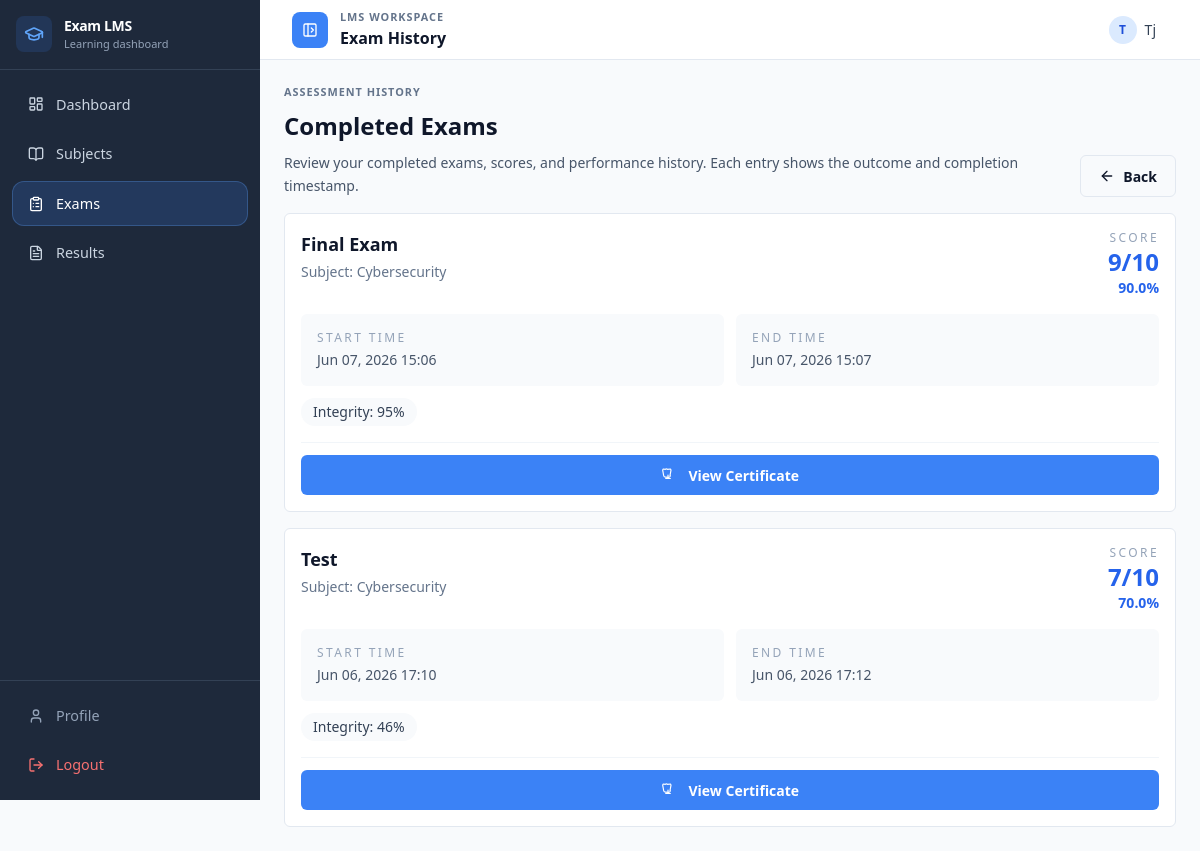
The page /already-taken/ (signed in) on the database its author committed.
### exam_system/models.py (models this page shows, shortened)
class ExamAttempt(models.Model):
    STATUS_CHOICES = (
        ('not_started', 'Not Started'),
        ('in_progress', 'In Progress'),
        ('completed', 'Completed'),
    )
    student = models.ForeignKey(User, on_delete=models.CASCADE)
    exam = models.ForeignKey(Exam, on_delete=models.CASCADE)
    status = models.CharField(max_length=20, choices=STATUS_CHOICES, default='not_started')
    score = models.IntegerField(default=0)
    total_questions = models.IntegerField(default=0)
    percentage_score = models.FloatField(default=0.0)
    integrity_score = models.IntegerField(default=100)
    risk_level = models.CharField(max_length=20, default="LOW")
    start_time = models.DateTimeField(auto_now_add=True)
    end_time = models.DateTimeField(null=True, blank=True)
    last_updated = models.DateTimeField(auto_now=True)

class Exam(models.Model):
    subject = models.ForeignKey(Subject, on_delete=models.CASCADE)
    title = models.CharField(max_length=200)
    description = models.TextField(blank=True, null=True)
    duration = models.IntegerField(null=True, blank=True, help_text="Minutes allowed; ignored when duration_enabled is False.")
    duration_enabled = models.BooleanField(default=True, help_text="When disabled, students have unlimited time.")
    total_questions = models.IntegerField(
        validators=[MaxValueValidator(settings.MAX_QUESTIONS_PER_EXAM)]
    )
    randomize_questions = models.BooleanField(default=True)
    is_active = models.BooleanField(default=True, help_text="Instructors can manually open/close an exam regardless of the time window.")
    questions = models.ManyToManyField('Question', blank=True, related_name='exams')
    is_archived = models.BooleanField(default=False)
    available_from = models.DateTimeField(null=True, blank=True, help_text="Earliest date & time students can start the exam.")
    available_until = models.DateTimeField(null=True, blank=True, help_text="Latest date & time students can start the exam.")

class Subject(models.Model):
    name = models.CharField(max_length=100)
    code = models.CharField(max_length=20, blank=True, null=True)
    description = models.TextField(blank=True, null=True)
    instructor = models.ForeignKey(User, on_delete=models.CASCADE)
    students = models.ManyToManyField(User, related_name="subjects", blank=True)
    created_at = models.DateTimeField(auto_now_add=True, null=True)
    is_archived = models.BooleanField(default=False, db_index=True)
    archived_at = models.DateTimeField(null=True, blank=True)

### exam_system/views.py (the view)
# urls.py: path('already-taken/', views.already_taken, name='already_taken'),
@login_required
def already_taken(request):
    profile = Profile.objects.get(user=request.user)
    if profile.role != 'student':
        return redirect('home')
    attempts = ExamAttempt.objects.filter(
        student=request.user,
        status='completed'
    ).select_related('exam', 'exam__subject').order_by('-start_time')
    result_map = {
        r.exam_id: r.id
        for r in ExamResult.objects.filter(
            student=request.user,
            exam_id__in=[a.exam_id for a in attempts]
        )
    }
    for a in attempts:
        a.result_id = result_map.get(a.exam_id)
    return render(request, 'already_taken.html', {
        'results': attempts,
    })

### exam_system/templates/already_taken.html (shortened to what this page needs)
{% extends 'base.html' %}
{% block page_heading %}Exam History{% endblock %}
{% block content %}
<div class="space-y-4">
    <section class="flex flex-col gap-4 lg:flex-row lg:items-end lg:justify-between">
        <div>
            <p class="text-label mb-2">Assessment History</p>
            <h1 class="text-h1">Completed Exams</h1>
            <p class="text-body mt-2 max-w-3xl">
                Review your completed exams, scores, and performance history. Each entry shows the outcome and completion timestamp.
            </p>
        </div>
        <a href="{% url 'available_exams' %}" class="btn-secondary" onclick="smartBack(this); return false;">
            <i data-lucide="arrow-left" class="h-4 w-4"></i>
            <span>Back</span>
        </a>
    </section>
    {% if results %}
    <section class="space-y-4">
        {% for r in results %}
        <article class="ui-card">
            <div class="flex flex-col gap-4 md:flex-row md:items-start md:justify-between">
                <div>
                    <div class="flex flex-wrap items-center gap-2">
                        <h2 class="text-lg font-semibold text-slate-900">{{ r.exam.title }}</h2>
                    </div>
                    <p class="text-sm text-slate-500 mt-1">Subject: {{ r.exam.subject.name }}</p>
                </div>
                <div class="text-left md:text-right">
                    <p class="text-xs uppercase tracking-[0.2em] text-slate-400">Score</p>
                    <p class="text-2xl font-bold text-blue-600">{{ r.score }}/{{ r.total_questions }}</p>
                    <p class="text-sm font-semibold text-blue-600">{{ r.percentage_score }}%</p>
                </div>
            </div>
            <div class="mt-4 grid grid-cols-1 gap-3 text-sm text-slate-600 md:grid-cols-2">
                <div class="rounded-md bg-slate-50 p-4">
                    <p class="text-xs uppercase tracking-[0.2em] text-slate-400">Start Time</p>
                    <p class="mt-1">{{ r.start_time|date:"M d, Y H:i" }}</p>
                </div>
                <div class="rounded-md bg-slate-50 p-4">
                    <p class="text-xs uppercase tracking-[0.2em] text-slate-400">End Time</p>
                    <p class="mt-1">
                        {% if r.end_time %}
                            {{ r.end_time|date:"M d, Y H:i" }}
                        {% else %}
                            In Progress
                        {% endif %}
                    </p>
                </div>
            </div>
            {% if r.integrity_score is not None %}
            <div class="mt-3 flex flex-wrap items-center gap-3 text-sm">
                <span class="rounded-full bg-slate-50 px-3 py-1 font-medium text-slate-700">Integrity: {{ r.integrity_score }}%</span>
            </div>
            {% endif %}
            {% if r.result_id %}
            <div class="mt-4 pt-3 border-t border-slate-100">
                <a href="{% url 'certificate' r.result_id %}" target="_blank" class="btn-primary w-full justify-center">
                    View Certificate
                </a>
            </div>
            {% endif %}
        </article>
        {% endfor %}
    </section>
    {% endif %}
</div>
{% endblock %}

### exam_system/templates/base.html (shortened to what this page needs)
<!DOCTYPE html>
<html lang="en">
<head>
    <script src="https://cdn.tailwindcss.com"></script>
</head>
<body class="bg-slate-50 font-sans text-slate-900">
    <div class="app-shell">
        <aside id="sidebar" class="sidebar">
            <div class="sidebar-brand flex items-center gap-3 border-b border-slate-700 p-4">
                <a href="{% if user.profile.role == 'instructor' %}{% url 'instructor_dashboard' %}{% else %}{% url 'student_dashboard' %}{% endif %}"
                   class="flex items-center gap-3">
                    <div class="flex h-9 w-9 shrink-0 items-center justify-center rounded-lg bg-blue-500/15 text-blue-400">
                        <i data-lucide="graduation-cap" class="h-5 w-5"></i>
                    </div>
                    <div class="brand-label min-w-0">
                        <h1 class="text-sm font-bold tracking-tight text-white">Exam LMS</h1>
                        <p class="text-[11px] text-slate-400">Learning dashboard</p>
                    </div>
                </a>
            </div>
            <nav class="flex flex-col gap-1 p-3">
                {% if user.is_authenticated %}
                <a href="{% if user.profile.role == 'instructor' %}{% url 'instructor_dashboard' %}{% else %}{% url 'student_dashboard' %}{% endif %}"
                   class="nav-link {% if request.resolver_match.url_name in 'student_dashboard,instructor_dashboard' %}is-active{% endif %}">
                    <i data-lucide="layout-dashboard" class="w-4 h-4"></i>
                    <span class="nav-label">Dashboard</span>
                </a>
                {% if user.profile.role == 'student' %}
                <a href="{% url 'student_subjects' %}"
                   class="nav-link {% if request.resolver_match.url_name in 'student_subjects,manage_subject' %}is-active{% endif %}">
                    <i data-lucide="book-open" class="w-4 h-4"></i>
                    <span class="nav-label">Subjects</span>
                </a>
                <a href="{% url 'available_exams' %}"
                   class="nav-link {% if request.resolver_match.url_name in 'available_exams,already_taken,start_exam' %}is-active{% endif %}">
                    <i data-lucide="clipboard-list" class="w-4 h-4"></i>
                    <span class="nav-label">Exams</span>
                </a>
                <a href="{% url 'my_results' %}"
                   class="nav-link {% if request.resolver_match.url_name in 'my_results,result' %}is-active{% endif %}">
                    <i data-lucide="file-text" class="w-4 h-4"></i>
                    <span class="nav-label">Results</span>
                </a>
                {% endif %}
                {% endif %}
            </nav>
            {% if user.is_authenticated %}
            <div class="mt-auto border-t border-slate-700 p-3 space-y-1">
                <a href="{% url 'profile' %}" class="nav-link text-slate-400">
                    <i data-lucide="user" class="w-4 h-4"></i>
                    <span class="sidebar-footer-label">Profile</span>
                </a>
                <a href="{% url 'login' %}" class="nav-link !text-red-400 hover:!bg-red-900/20">
                    <i data-lucide="log-out" class="w-4 h-4"></i>
                    <span class="sidebar-footer-label">Logout</span>
                </a>
            </div>
            {% endif %}
        </aside>
        <div class="main-content">
            <header class="content-header">
                <button class="toggle-btn" id="sidebarToggle" aria-label="Toggle sidebar">
                    <i data-lucide="panel-left-open" class="w-4 h-4" id="toggleIcon"></i>
                </button>
                <div class="flex-1 flex flex-col">
                    <p class="text-label hidden sm:block">LMS Workspace</p>
                    <h2 class="text-sm font-semibold text-slate-900 sm:text-base">
                        {% block page_heading %}Exam System Dashboard{% endblock %}
                    </h2>
                </div>
                {% if user.is_authenticated %}
                <a href="{% url 'profile' %}" class="flex items-center gap-2 rounded-lg px-3 py-1.5 text-sm font-medium text-slate-700 transition-colors hover:bg-slate-100">
                    <div class="flex h-7 w-7 items-center justify-center rounded-full bg-blue-100 text-xs font-bold text-blue-700">
                        {{ user.username|first|upper }}
                    </div>
                    <span class="hidden sm:inline">{{ user.username }}</span>
                </a>
                {% else %}
                <span class="text-xs font-medium text-slate-400 hidden sm:inline">Secure LMS</span>
                {% endif %}
            </header>
            <main class="flex-1 p-4 md:p-6">
                <div class="w-full">
                    {% block content %}{% endblock %}
                </div>
            </main>
        </div>
    </div>
</body>
</html>

### exam_system/templates/base.html (style rules this page uses)
:root { --sidebar-w: 260px; --sidebar-collapsed: 88px; --primary: #3b82f6; --primary-hover: #2563eb; --danger: #dc2626; --success-bg: #f0fdf4; --success-border: #bbf7d0; --success-text: #166534; --danger-bg: #fef2f2; --danger-border: #fecaca; --danger-text: #b91c1c; --surface: #ffffff; --border: #e2e8f0; --text: #0f172a; --text-muted: #475569; --text-soft: #64748b; }
*, *::before, *::after { box-sizing: border-box; }
html, body { overflow-x: hidden; }
.app-shell { display: flex; min-height: 100vh; }
.sidebar { position: fixed; top: 0; left: 0; width: var(--sidebar-w); height: 100vh; overflow-y: auto; overflow-x: hidden; background: #1e293b; color: white; display: flex; flex-direction: column; transition: width 0.3s cubic-bezier(0.4, 0, 0.2, 1); z-index: 100; }
.main-content { margin-left: var(--sidebar-w); transition: margin-left 0.3s cubic-bezier(0.4, 0, 0.2, 1); display: flex; flex-direction: column; min-width: 0; flex: 1; }
@media screen and (min-width: 1024px) { .sidebar { display: flex !important; } }
@media screen and (min-width: 1024px) { .toggle-btn { display: inline-flex !important; } }
@media screen and (min-width: 1024px) { .main-content { margin-left: var(--sidebar-w) !important; padding-bottom: 0 !important; } }
.nav-link { display: flex; align-items: center; gap: 0.75rem; border-radius: 0.75rem; padding: 0.75rem 1rem; color: #cbd5e1; font-weight: 500; font-size: 0.9rem; transition: background-color 0.18s, color 0.18s; white-space: nowrap; text-decoration: none; }
.nav-link.is-active { background: rgba(59, 130, 246, 0.18); color: #fff; box-shadow: inset 0 0 0 1px rgba(96, 165, 250, 0.28); }
.content-header { position: sticky; top: 0; z-index: 50; display: flex; align-items: center; gap: 0.75rem; height: 56px; padding: 0 1rem; background: rgba(255,255,255,0.92); backdrop-filter: blur(8px); border-bottom: 1px solid var(--border); }
@media (min-width: 768px) { .content-header { height: 60px; padding: 0 2rem; } }
.toggle-btn { display: inline-flex; align-items: center; justify-content: center; height: 36px; width: 36px; border-radius: 8px; border: none; background: var(--primary); color: #fff; cursor: pointer; transition: background-color 0.2s; flex-shrink: 0; }
.card, .ui-card, .exam-card, .subject-card, .table-shell, .form-shell { background: var(--surface); padding: 1rem; border-radius: 0.375rem; border: 1px solid var(--border); }
.btn-primary { display: inline-flex; align-items: center; gap: 0.5rem; border-radius: 0.375rem; padding: 0.6rem 1.125rem; font-size: 0.875rem; font-weight: 600; cursor: pointer; transition: background-color 0.2s; text-decoration: none; border: none; background: var(--primary); color: #fff; }
.btn-secondary { display: inline-flex; align-items: center; gap: 0.5rem; border-radius: 0.375rem; padding: 0.6rem 1.125rem; font-size: 0.875rem; font-weight: 600; cursor: pointer; transition: background-color 0.2s; text-decoration: none; border: 1px solid var(--border); background: var(--surface-muted); color: var(--text); }
.text-h1 { font-size: 1.5rem; font-weight: 600; color: var(--text); }
.text-body { font-size: 0.875rem; color: var(--text-muted); line-height: 1.6; }
.text-label { font-size: 0.68rem; font-weight: 700; letter-spacing: 0.09em; text-transform: uppercase; color: var(--text-soft); }
#sidebar a { text-decoration: none; }
#sidebar .nav-link { cursor: pointer; }

### rows shown on the page
ExamAttempt: exam "Final Exam", exam.subject.name "Cybersecurity", score "9", total_questions "10", percentage_score "90.0", start_time "Jun 07, 2026 15:06", end_time "Jun 07, 2026 15:07", integrity_score "95", shows "View Certificate"
ExamAttempt: exam "Test", exam.subject.name "Cybersecurity", score "7", total_questions "10", percentage_score "70.0", start_time "Jun 06, 2026 17:10", end_time "Jun 06, 2026 17:12", integrity_score "46", shows "View Certificate"

### other values the page prints
{{ user.username|first|upper }} "T"
{{ user.username }} "Tj"
